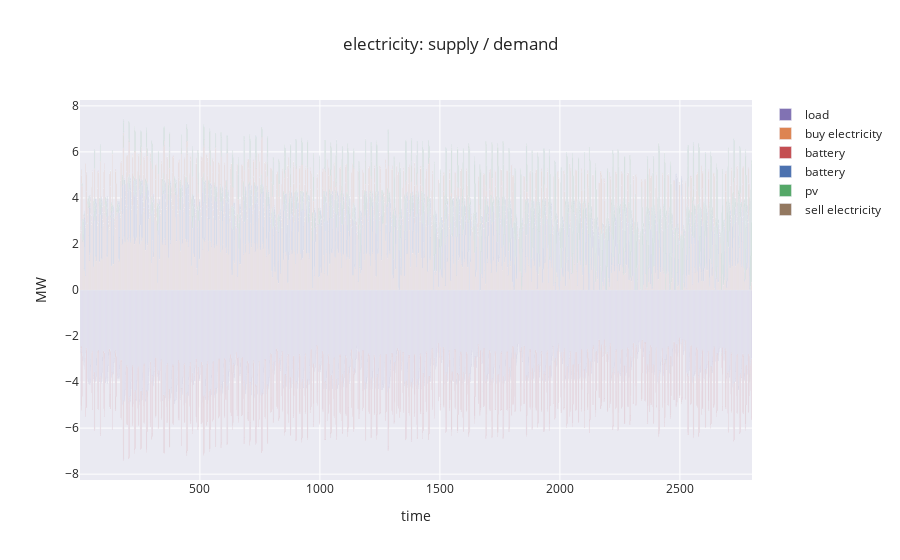

The code cell stored with this chart in its notebook:
### Code cell
fig = visualize(model)
fig.render(xslice=(0,2800))
fig.show()
fig._fig.write_html("opt/out/plot_summerschool.html")

### Figure 1 — Plotly figure (JSON) as saved in the notebook; plotly's stock layout.template omitted (floating-point values rounded to 4 significant figures; data arrays with more than 128 entries replaced by an {"elided": "..."} marker saying what was removed)
{"data": [{"marker": {"color": "rgb(129,114,179)"}, "name": "load", "type": "bar", "x": {"elided": "2800 int values"}, "y": {"elided": "2800 float values"}}, {"marker": {"color": "rgb(221,132,82)"}, "name": "buy electricity", "type": "bar", "x": {"elided": "2800 int values"}, "y": {"elided": "2800 float values"}}, {"marker": {"color": "rgb(196,78,82)"}, "name": "battery", "type": "bar", "x": {"elided": "2800 int values"}, "y": {"elided": "2800 float values"}}, {"marker": {"color": "rgb(76,114,176)"}, "name": "battery", "type": "bar", "x": {"elided": "2800 int values"}, "y": {"elided": "2800 float values"}}, {"marker": {"color": "rgb(85,168,104)"}, "name": "pv", "type": "bar", "x": {"elided": "2800 int values"}, "y": {"elided": "2800 float values"}}, {"marker": {"color": "rgb(147,120,96)"}, "name": "sell electricity", "type": "bar", "x": {"elided": "2800 int values"}, "y": {"elided": "2800 float values"}}], "layout": {"barmode": "relative", "title": {"text": "electricity: supply / demand"}, "xaxis": {"title": {"text": "time"}}, "yaxis": {"title": {"text": "MW"}}}}
